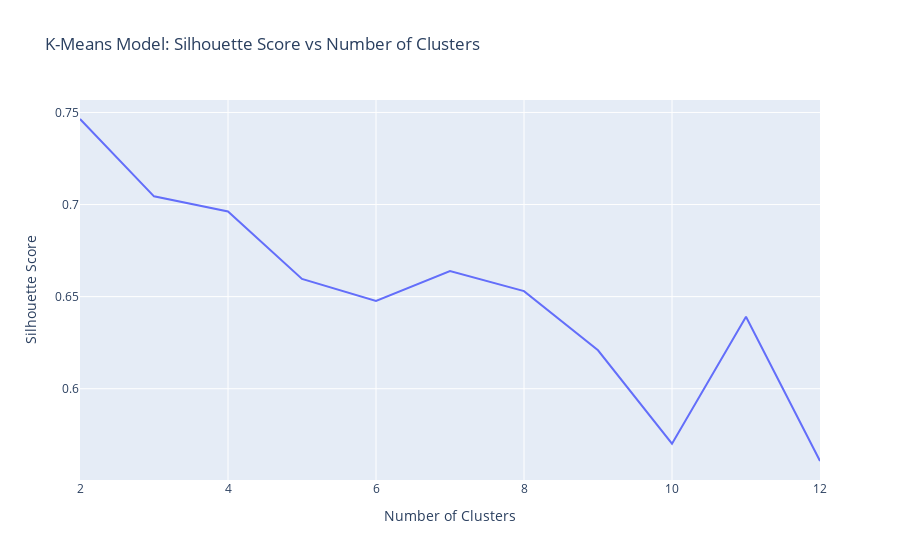

The notebook cell this image was saved under:
### Markdown cell above
**Task 6.3.14:** Use plotly express to create a line plot that shows the values of `silhouette_scores` as a function of `n_clusters`. Be sure to label your x-axis `"Number of Clusters"`, your y-axis `"Silhouette Score"`, and use the title `"K-Means Model: Silhouette Score vs Number of Clusters"`.

- [What's a line plot?](../%40textbook/07-visualization-pandas.ipynb#Line-Plots)
- [Create a line plot in plotly express.](../%40textbook/07-visualization-pandas.ipynb#Line-Plots)

### Code cell
# Create a line plot of `silhouette_scores` vs `n_clusters`
fig = px.line(
x=n_clusters,
    y=silhouette_scores,
    title="K-Means Model: Silhouette Score vs Number of Clusters"
)
fig.update_layout(xaxis_title="Number of Clusters",yaxis_title="Silhouette Score")
fig.show()

### Figure 1 — Plotly figure (JSON) as saved in the notebook; plotly's stock layout.template omitted (floating-point values rounded to 4 significant figures)
{"data": [{"hovertemplate": "x=%{x}<br>y=%{y}<extra></extra>", "legendgroup": "", "line": {"color": "#636efa", "dash": "solid"}, "marker": {"symbol": "circle"}, "mode": "lines", "name": "", "orientation": "v", "showlegend": false, "type": "scatter", "x": [2, 3, 4, 5, 6, 7, 8, 9, 10, 11, 12], "xaxis": "x", "y": [0.7465, 0.7045, 0.6963, 0.6596, 0.6476, 0.6639, 0.653, 0.6209, 0.5702, 0.6391, 0.5608], "yaxis": "y"}], "layout": {"autosize": true, "legend": {"tracegroupgap": 0}, "title": {"text": "K-Means Model: Silhouette Score vs Number of Clusters"}, "xaxis": {"anchor": "y", "autorange": true, "domain": [0, 1], "range": [2, 12], "title": {"text": "Number of Clusters"}, "type": "linear"}, "yaxis": {"anchor": "x", "autorange": true, "domain": [0, 1], "range": [0.5504, 0.7568], "title": {"text": "Silhouette Score"}, "type": "linear"}}}
